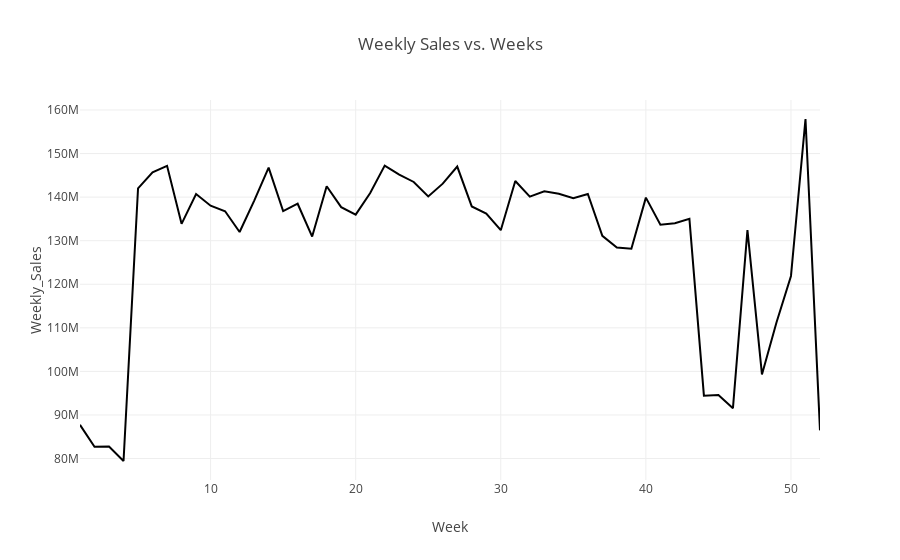

Notebook source saved alongside this figure:
### Code cell
px.line(data_frame=df_weeks, x=df_weeks.index, y="Weekly_Sales",
       title="Weekly Sales vs. Weeks")

### Figure 1 — Plotly figure (JSON) as saved in the notebook; plotly's stock layout.template omitted (floating-point values rounded to 4 significant figures)
{"data": [{"hovertemplate": "Week=%{x}<br>Weekly_Sales=%{y}<extra></extra>", "legendgroup": "", "line": {"color": "#000001", "dash": "solid"}, "marker": {"symbol": "circle"}, "mode": "lines", "name": "", "orientation": "v", "showlegend": false, "type": "scatter", "x": [1, 2, 3, 4, 5, 6, 7, 8, 9, 10, 11, 12, 13, 14, 15, 16, 17, 18, 19, 20, 21, 22, 23, 24, 25, 26, 27, 28, 29, 30, 31, 32, 33, 34, 35, 36, 37, 38, 39, 40, 41, 42, 43, 44, 45, 46, 47, 48, 49, 50, 51, 52], "xaxis": "x", "y": [87730000.0, 82700000.0, 82740000.0, 79430000.0, 142000000.0, 145700000.0, 147200000.0, 133900000.0, 140700000.0, 138000000.0, 136800000.0, 132000000.0, 139200000.0, 146800000.0, 136800000.0, 138500000.0, 131000000.0, 142500000.0, 137700000.0, 136000000.0, 140900000.0, 147200000.0, 145100000.0, 143500000.0, 140200000.0, 143100000.0, 147000000.0, 137900000.0, 136200000.0, 132400000.0, 143700000.0, 140100000.0, 141300000.0, 140800000.0, 139700000.0, 140700000.0, 131100000.0, 128400000.0, 128200000.0, 139900000.0, 133700000.0, 134000000.0, 135000000.0, 94440000.0, 94600000.0, 91560000.0, 132400000.0, 99300000.0, 111200000.0, 121900000.0, 157900000.0, 86470000.0], "yaxis": "y"}], "layout": {"legend": {"tracegroupgap": 0}, "title": {"text": "Weekly Sales vs. Weeks"}, "xaxis": {"anchor": "y", "domain": [0, 1], "title": {"text": "Week"}}, "yaxis": {"anchor": "x", "domain": [0, 1], "title": {"text": "Weekly_Sales"}}}}
